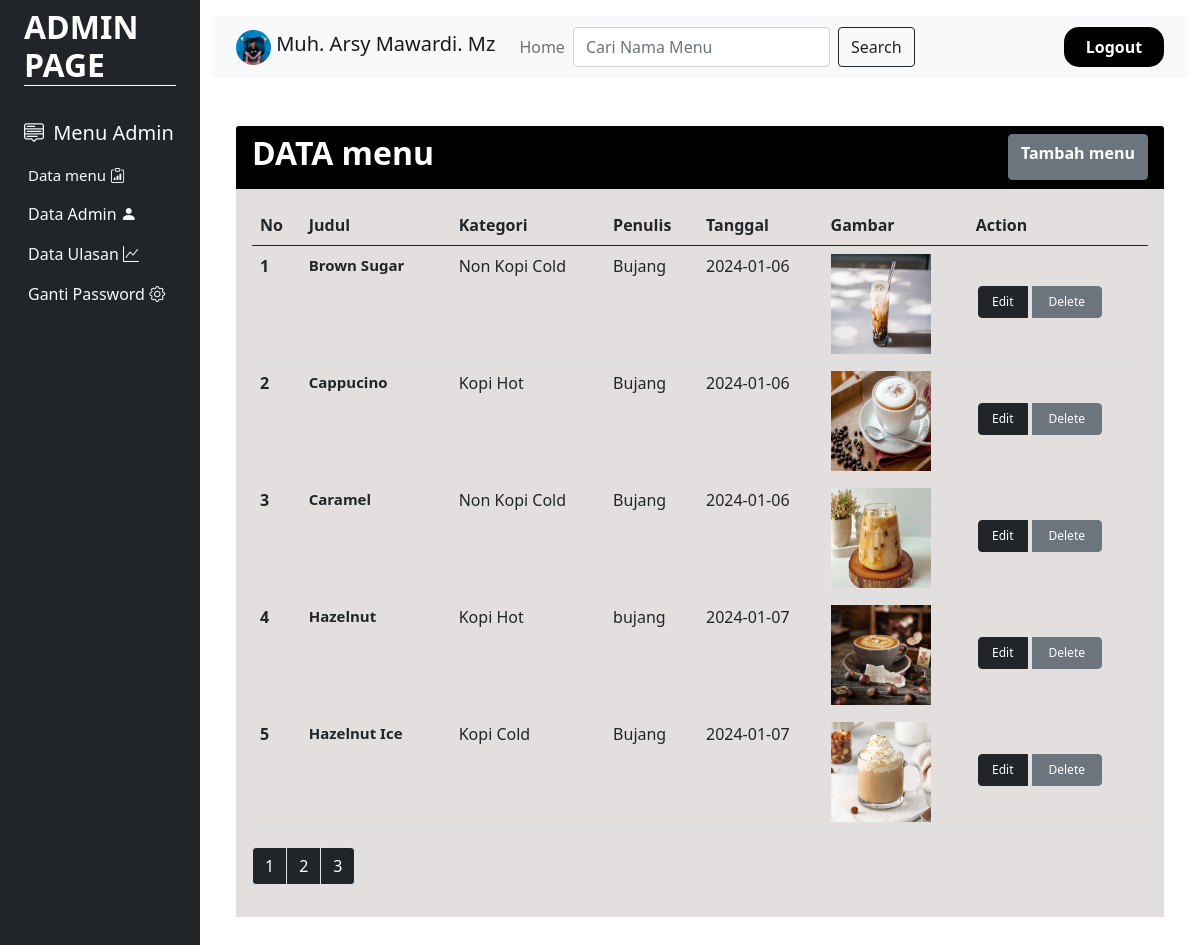
The app's page /admin/datamenupage.php?page=2 (signed in) with its own data.
### tables this page shows
CREATE TABLE `user` (
  `id` varchar(30) NOT NULL,
  `username` varchar(50) NOT NULL,
  `email` varchar(50) NOT NULL,
  `jeniskelamin` enum('Laki-Laki','Perempuan','','') NOT NULL,
  `pekerjaan` varchar(50) NOT NULL,
  `password_user` varchar(50) NOT NULL,
  `thumbnail` varchar(255) NOT NULL,
  `level_user` varchar(15) NOT NULL
);

CREATE TABLE `menu` (
  `id_menu` int(11) NOT NULL,
  `id_kategori` int(11) NOT NULL,
  `nama_menu` varchar(255) NOT NULL,
  `nama_cafe` varchar(255) NOT NULL,
  `tgl_menu` date NOT NULL,
  `isi_menu` text NOT NULL,
  `gambar_menu` varchar(255) NOT NULL
);

CREATE TABLE `kategori` (
  `id_kategori` int(11) NOT NULL,
  `nama_kategori` varchar(255) NOT NULL
);

### admin/datamenupage.php (the view, shortened to what this page needs)
<!DOCTYPE html>
<html lang="en">
<head>
      <link rel="stylesheet" href="../css/bootstrap.min.css">
        <link rel="stylesheet" href="https://cdn.jsdelivr.net/npm/bootstrap-icons@1.8.1/font/bootstrap-icons.css">
</head>
<body>
	<?php
    include "../koneksi.php";
    $query = mysqli_query($koneksi, "SELECT * FROM  user WHERE id='$_SESSION[id]'");
    $data = mysqli_fetch_array($query);
    ?>
<div class="container-fluid">
    <div class="row flex-nowrap">
        <div class="col-auto col-md-3 col-xl-2 px-sm-2 px-0 bg-dark ">
            <div class="d-flex flex-column align-items-center align-items-sm-start px-3 pt-2 text-white min-vh-100">
                <a href="# "class="d-flex align-items-center pb-3 mb-md-0 me-md-auto text-white text-decoration-none">
                    <h2 class="fw-bold d-none d-sm-inline" style="border-bottom:1px solid white; width:100%;">ADMIN PAGE</h2>
                </a>
                <ul class="nav nav-pills flex-column mb-sm-auto mb-0 align-items-center align-items-sm-start" id="menu">
                    <li>
                        <a href="#submenu1" data-bs-toggle="collapse" class="nav-link px-0 align-middle" style="font-size:20px;">
                           <i class="bi bi-menu-up text-light"></i> <span class="ms-1 d-none d-sm-inline text-light">Menu Admin</span> </a>
                        <ul class="collapse show nav flex-column ms-1" id="submenu1" data-bs-parent="#menu">
                        <li class="w-100">
                                <a href="datamenupage.php" class="nav-link px-0 text-light" style="font-size:15px;"> <span class="d-none d-sm-inline">Data menu</span> <i class="bi bi-clipboard-data"></i></a>
                            </li>
                            <li>
                                <a href="menudataadminpage.php" class="nav-link px-0 text-light" style="font: size 15px;"> <span class="d-none d-sm-inline">Data Admin</span> <i class="bi bi-person-fill"></i> </a>
                            </li>
                            <li>
                                <a href="dataulasanpage.php" class="nav-link px-0 text-light" style="font: size 15px;"> <span class="d-none d-sm-inline">Data Ulasan </span><i class="bi bi-graph-up"></i></a>
                            </li>
                             <li>
                                <a href="gantipasswordadmin.php" class="nav-link px-0 text-light" style="font: size 15px;"> <span class="d-none d-sm-inline">Ganti Password</span> <i class="bi bi-gear"></i> </a>
                            </li>
                        </ul>
                    </li>
                </ul>
            </div>
        </div>
        <div class="col py-3">
<nav class="navbar navbar-expand-lg navbar-light bg-light">
  <div class="container-fluid">
    <a class="navbar-brand">
      <img src="../images/<?=$data['thumbnail']?>"style="width :35px; height:35px; border-radius:50%;" class="d-inline-block align-text-top">
      <?=$data['username']?>
    </a>
     <div class="collapse navbar-collapse" id="navbarNav">
    <ul class="navbar-nav">
         <li class="nav-item">
          <a class="nav-link" href="indexadmin.php">Home</a>
        </li>
    <form class="d-flex" method="post">
      <input class="form-control me-2" type="text" name="keyword" placeholder="Cari Nama Menu" aria-label="Search">
      <button class="btn btn-outline-dark" type="submit" name="cari">Search</button>
    </form>
</ul>
<ul class="navbar-nav ms-auto">
        <li class="nav-item" style="width:100px; background-color:black; text-align:center; border-radius:15px;">
          <a class="nav-link active fw-bold" aria-current="page" href="../logout.php" style="color:white;">Logout</a>
        </li>
    </ul>
  </div>
</div>
</nav>
        <div class="container my-5">
            <div class="row">
                <div class="col-md-12">
                    <div class="card border-0">
                        <div class="card-header">
                            <div class="d-flex justify-content-between">
                                <h2 class="fw-bold text-white">DATA menu</h2>
                                <a href="tambahmenupage.php" class="btn btn-secondary fw-bold">Tambah menu</a>
                            </div>
                        </div>
                        <div class="card-body">
                            <div class="table-responsive">
                            <table class="table">
                                <thead>
                                    <tr>
                                        <th scope="col">No</th>
                                        <th scope="col">Judul</th>
                                        <th scope="col">Kategori</th>
                                        <th scope="col">Penulis</th>
                                        <th scope="col">Tanggal</th>
                                        <th scope="col">Gambar</th>
                                        <th scope="col">Action</th>
                                    </tr>
                                </thead>
                                <tbody>
<?php
include "../koneksi.php";
$limit = 5;
    if (isset($_GET["page"])) {
	$page  = $_GET["page"];
	}
    else{
	$page=1;
	};
$start_from = ($page-1) * $limit;
$no = 1;
$keyword=$_POST['keyword'];
    if ($keyword !=''){
        $query = mysqli_query($koneksi, "SELECT * FROM menu INNER JOIN kategori ON menu.id_kategori=kategori.id_kategori WHERE nama_menu LIKE '%$keyword%'");
    }else{
        $query = mysqli_query($koneksi, "SELECT * FROM menu INNER JOIN kategori ON menu.id_kategori=kategori.id_kategori ORDER BY id_menu ASC LIMIT $start_from, $limit ");
    }
    while ($data=mysqli_fetch_array($query)) {
?>
                                    <tr>
                                        <th scope="row"><?= $no++ ?></th>
                                        <td style="width:150px; font-size:15px;"><b><?= $data['nama_menu'] ?><b></td>
                                        <td><?= $data['nama_kategori'] ?></td>
                                        <td><?= $data['nama_cafe']?></td>
                                        <td><?=$data['tgl_menu']?></td>
                                        <td>
                                            <img src="../images/<?= $data['gambar_menu'] ?>" class="img-fluid" style="width:100px; height:100px;">
                                        </td>
                                        <td>
                                            <div class="btn-group" style="margin-top:30px;">
                                                <a href="editmenupage.php?id_menu=<?= $data['id_menu'] ?>" class="btn btn-dark" style="width:50px; font-size:12px; margin:2px;">Edit</a>
                                                <a href="deletemenu.php?id_menu=<?= $data['id_menu'] ?>" class="btn btn-secondary delete-link" style="width:70px; font-size:12px; margin:2px;">Delete</a>
                                            </div>
                                        </td>
                                    </tr>
                                    <?php
                                    }
                                    ?>
                                </tbody>
                            </table>
                            <?php
                            $result_db = mysqli_query($koneksi,"SELECT COUNT(*) as jumlah FROM menu");
                            $row_db = mysqli_fetch_row($result_db);
                            $total_records = $row_db[0];
                            $total_pages = ceil($total_records / $limit);
                            $pagLink = "<ul class='pagination'>";
                                for ($i=1; $i<=$total_pages; $i++) {
                                    $pagLink .= "<li class='page-item'><a class='page-link bg-dark text-white' href='datamenupage.php?page=".$i."'>".$i."</a></li>";
                                }
                            echo $pagLink . "</ul>";
                            ?>
                        </div>
                    </div>
                </div>
            </div>
        </div>
</div>
</body>
</html>

### admin/datamenupage.php (style rules this page uses)
.card-header { background-color:black; }
.card-body { background-color:#e4dfdf; }

### records on screen
user: thumbnail (picture), username "Muh. Arsy Mawardi. Mz"
menu: nama_menu "Brown Sugar", id_kategori.nama_kategori "Non Kopi Cold", nama_cafe "Bujang", tgl_menu "2024-01-06", gambar_menu (picture)
menu: nama_menu "Cappucino", id_kategori.nama_kategori "Kopi Hot", nama_cafe "Bujang", tgl_menu "2024-01-06", gambar_menu (picture)
menu: nama_menu "Caramel", id_kategori.nama_kategori "Non Kopi Cold", nama_cafe "Bujang", tgl_menu "2024-01-06", gambar_menu (picture)
menu: nama_menu "Hazelnut", id_kategori.nama_kategori "Kopi Hot", nama_cafe "bujang", tgl_menu "2024-01-07", gambar_menu (picture)
menu: nama_menu "Hazelnut Ice", id_kategori.nama_kategori "Kopi Cold", nama_cafe "Bujang", tgl_menu "2024-01-07", gambar_menu (picture)
